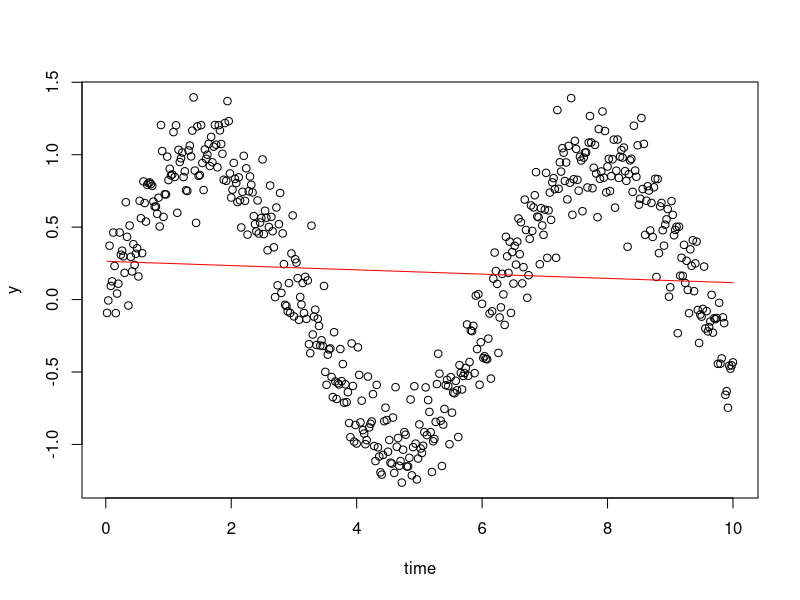
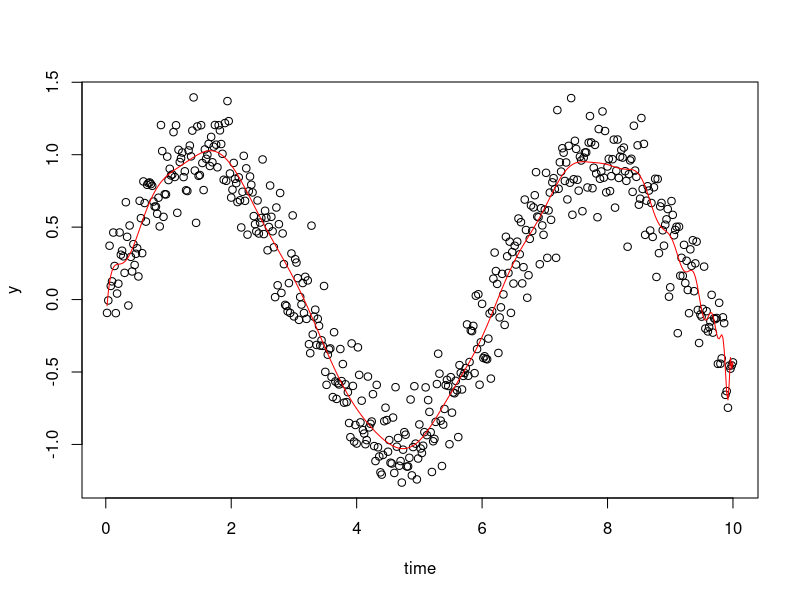
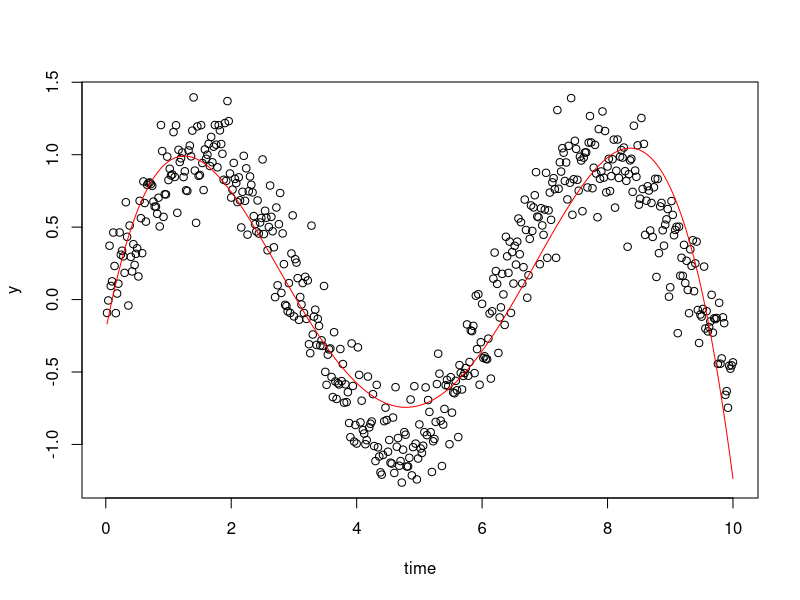

Recreate these plots in R, in order.
set.seed(123)
rm(list=ls())
library(splines)

time <-  seq(0.02, 10, .02)
y <- sin(time) + rnorm(length(time), sd=.2)
plot(time, y)
lines(time, lm(y ~ time)$fitted.values, col="red")

# ploynomial function
D <- 300
X <- outer(time, 1:D, "^")
plot(time, y)
lines(time, lm(y ~ X)$fitted.values, col="red")

# K splines with D degree
D <- 4
K <- 3
knots <- length(time) * (1:K)/(K+1)
X1 <- outer(time, 1:D,"^")
X2 <- outer(time, knots ,">") * outer(time, knots, "-")^D
X <- cbind(X1 ,X2)
plot(time, y)
lines(time, lm(y ~ X)$fitted.values, col="red")
